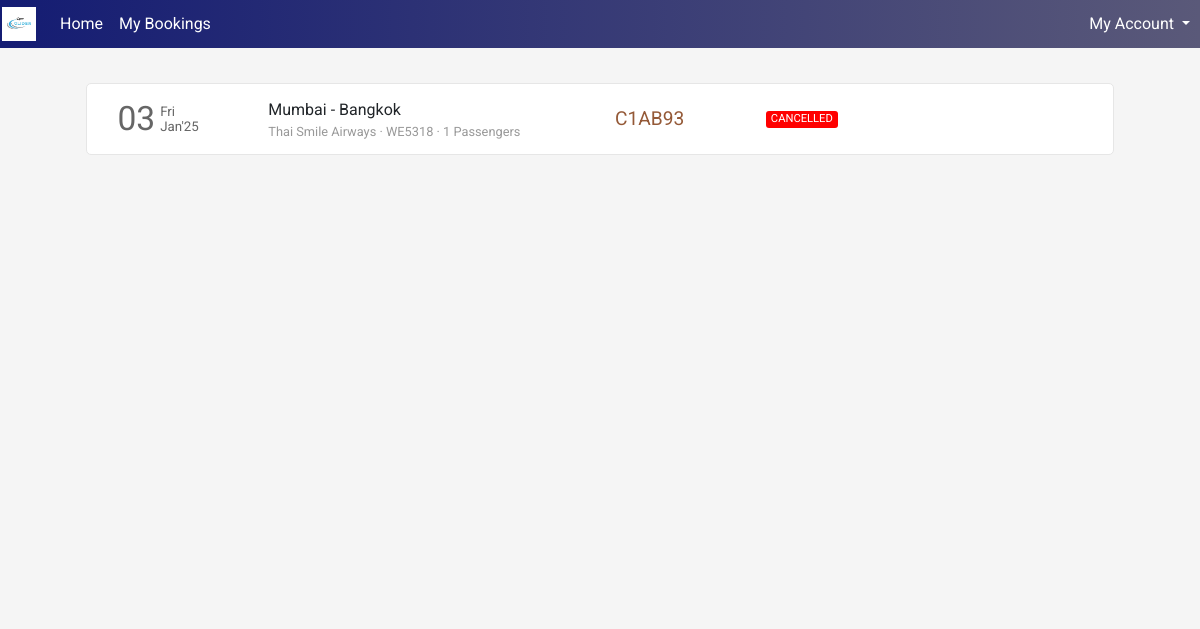
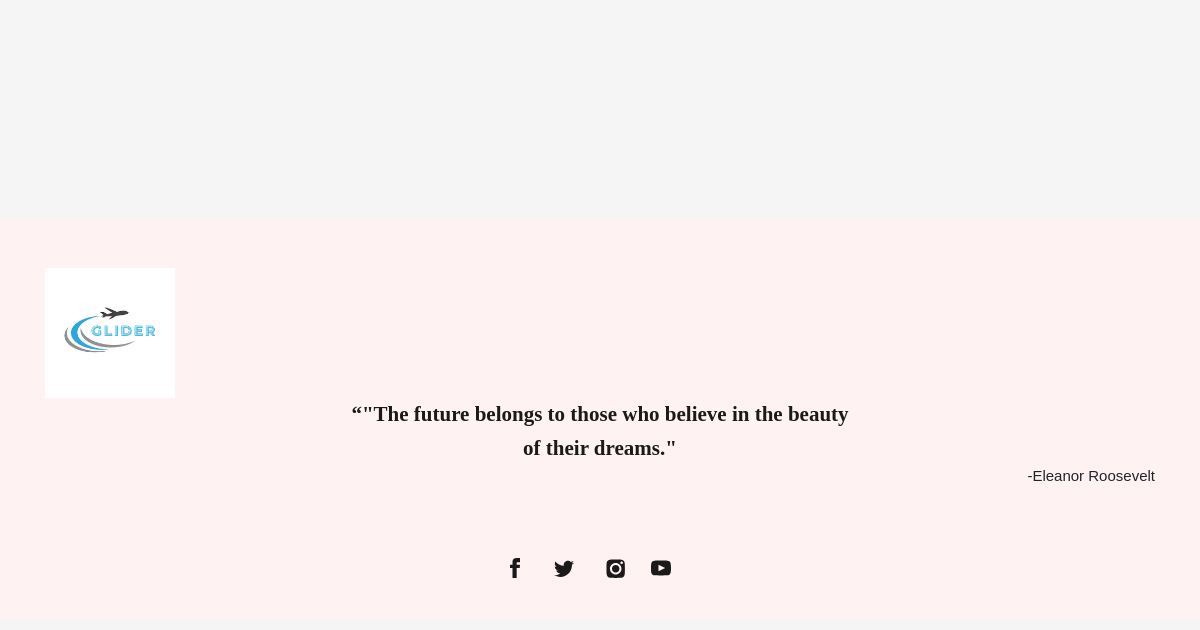
The app's page /flight/bookings (signed in), older data (2 pictures, top to bottom).
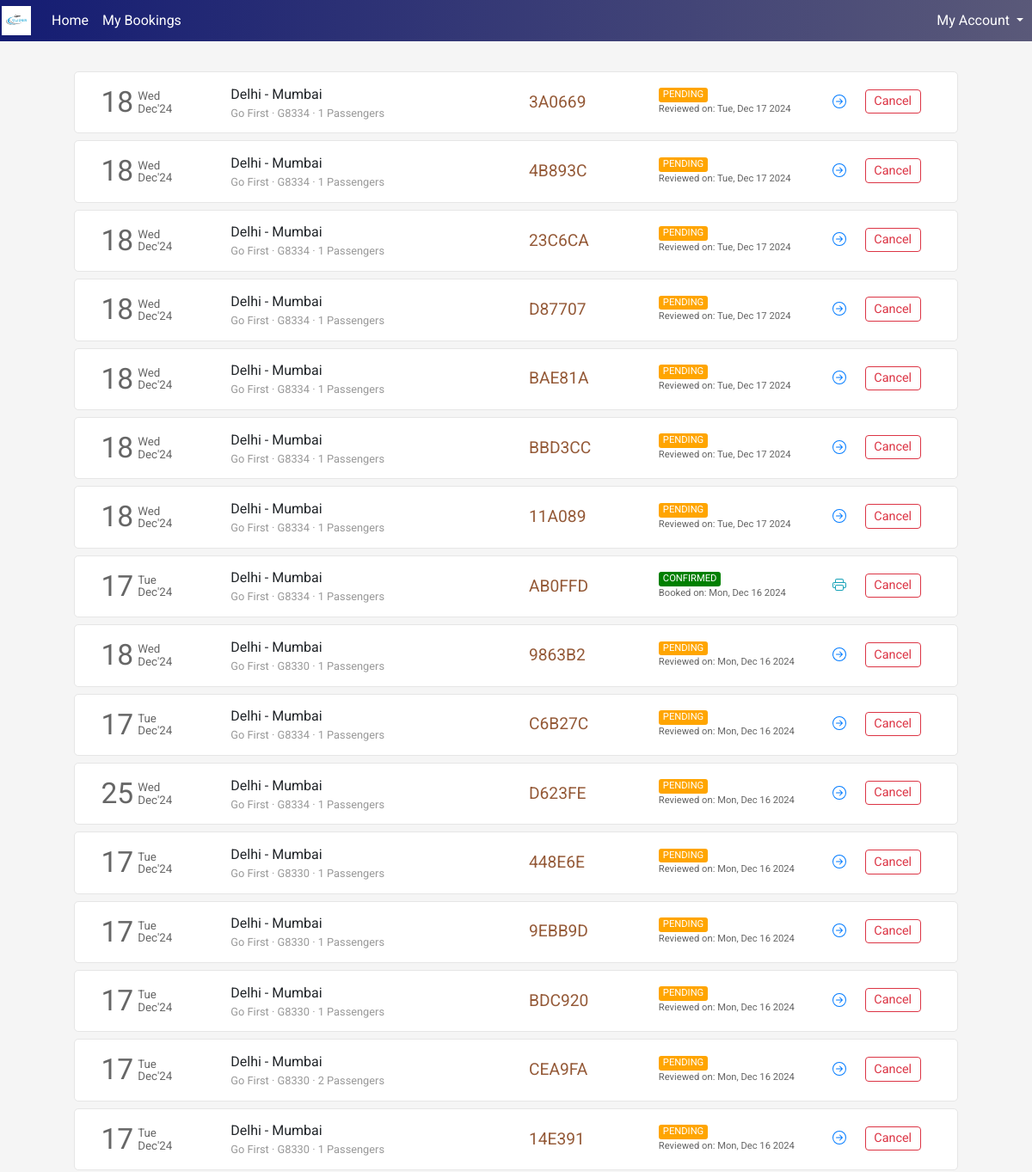
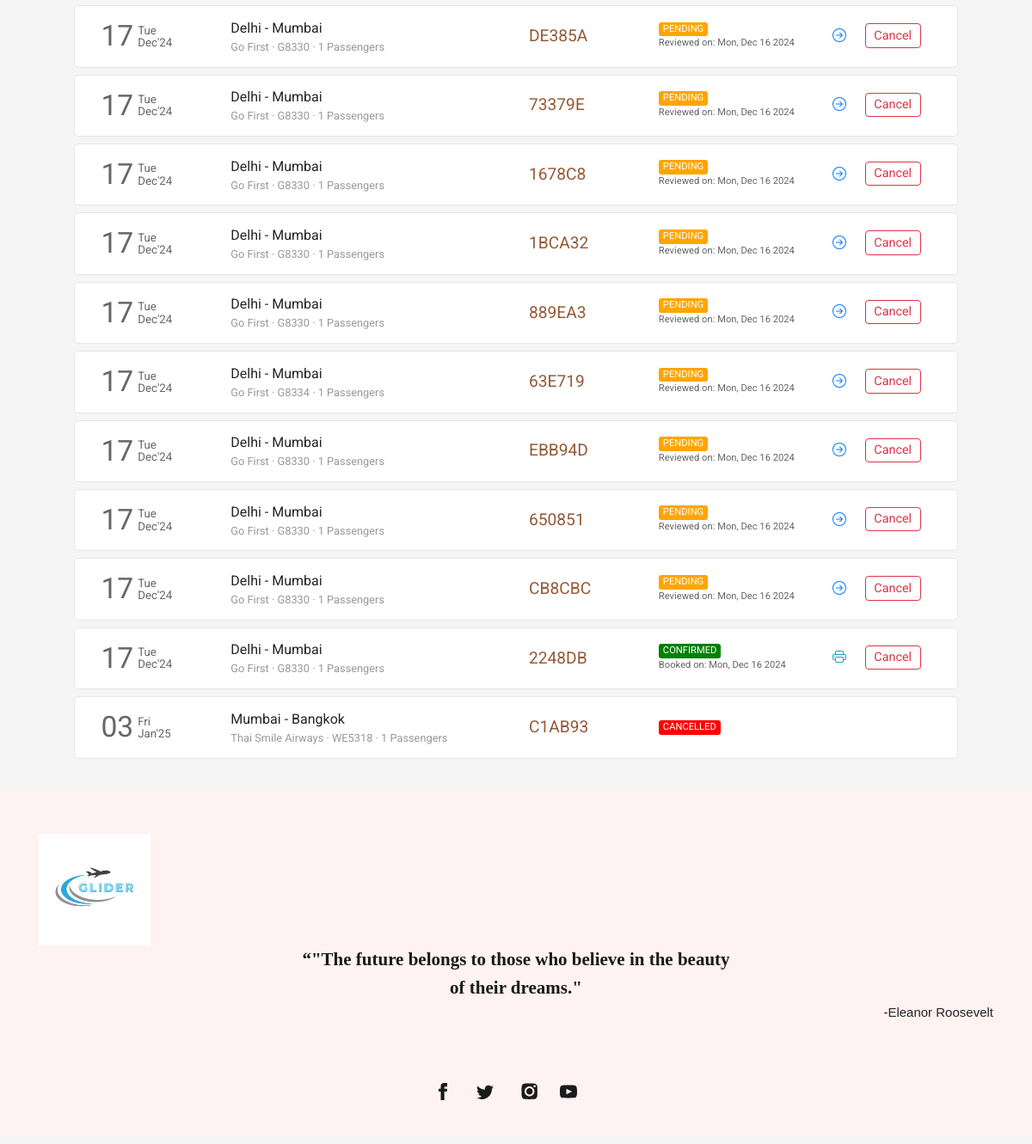
The same page, newer data (2 pictures, top to bottom).
### flight/models.py (models this page shows, shortened)
class Ticket(models.Model):
    user = models.ForeignKey(User,on_delete=models.CASCADE,related_name="bookings", blank=True, null=True)
    ref_no = models.CharField(max_length=6, unique=True)
    passengers = models.ManyToManyField(Passenger, related_name="flight_tickets")
    flight = models.ForeignKey(Flight, on_delete=models.CASCADE, related_name="tickets", blank=True, null=True)
    flight_ddate = models.DateField(blank=True, null=True)
    flight_adate = models.DateField(blank=True, null=True)
    flight_fare = models.FloatField(blank=True,null=True)
    other_charges = models.FloatField(blank=True,null=True)
    coupon_used = models.CharField(max_length=15,blank=True)
    coupon_discount = models.FloatField(default=0.0)
    total_fare = models.FloatField(blank=True, null=True)
    seat_class = models.CharField(max_length=20, choices=SEAT_CLASS)
    booking_date = models.DateTimeField(default=datetime.now)
    mobile = models.CharField(max_length=20,blank=True)
    email = models.EmailField(max_length=45, blank=True)
    status = models.CharField(max_length=45, choices=TICKET_STATUS)

class Flight(models.Model):
    origin = models.ForeignKey(Place, on_delete=models.CASCADE, related_name="departures")
    destination = models.ForeignKey(Place, on_delete=models.CASCADE, related_name="arrivals")
    depart_time = models.TimeField(auto_now=False, auto_now_add=False)
    depart_day = models.ManyToManyField(Week, related_name="flights_of_the_day")
    duration = models.DurationField(null=True)
    arrival_time = models.TimeField(auto_now=False, auto_now_add=False)
    plane = models.CharField(max_length=24)
    airline = models.CharField(max_length=64)
    economy_fare = models.FloatField(null=True)
    business_fare = models.FloatField(null=True)
    first_fare = models.FloatField(null=True)

class Place(models.Model):
    city = models.CharField(max_length=64)
    airport = models.CharField(max_length=64)
    code = models.CharField(max_length=3)
    country = models.CharField(max_length=64)

### flight/views.py (the view)
# urls.py: path('flight/bookings', views.bookings, name="bookings"),
def bookings(request):
    if request.user.is_authenticated:
        tickets = Ticket.objects.filter(user=request.user).order_by('-booking_date')
        return render(request, 'flight/bookings.html', {
            'page': 'bookings',
            'tickets': tickets
        })
    else:
        return HttpResponseRedirect(reverse('login'))

### flight/templates/flight/bookings.html (shortened to what this page needs)
{% extends 'flight/layout.html' %}
{% load static %}
{% block head %}
    <link rel="stylesheet" href="{% static 'css/bookings_style.css' %}">
{% endblock head %}
{% block body %}
    <section class="section section1">
        <div class="container">
            {% if tickets %}
                {% for ticket in tickets %}
                    <div class="row each-booking-div" id="{{ticket.ref_no}}">
                        <div class="col-2" style="display: flex;">
                            <div style="display: flex; color: #666666; margin-top: auto;">
                                <div>
                                    <span style="font-size: 2.1em;">{{ticket.flight_ddate | date:"d"}}</span>
                                </div>
                                <div style="font-size: smaller; display: flex; margin: auto 0; padding-left: 5px; line-height: 1em;">
                                    <div style="margin: auto;">
                                        <div style="margin-bottom: 1px;">{{ticket.flight_ddate | date:"D"}}</div>
                                        <div style="margin-top: 1px;">{{ticket.flight_ddate | date:"M'y"}}</div>
                                    </div>
                                </div>
                            </div>
                        </div>
                        <div class="col-4 middle-div">
                            <div style="width:100%">
                                <div class="row places-div" style=" display: flex;">
                                    <div style="max-width: 45%;">{{ticket.flight.origin.city}}</div>
                                    <div>&nbsp;-&nbsp;</div>
                                    <div style="max-width: 45%;">{{ticket.flight.destination.city}}</div>
                                </div>
                                <div class="row places-div" style="font-size: .8em; color: #999999; ">
                                    <div style="max-width: 100%;">{{ticket.flight.airline}} &middot; {{ticket.flight.plane}} &middot; {{ticket.passengers.count}} Passengers</div>
                                </div>
                            </div>
                        </div>
                        <div class="col-2 middle-div">
                            <div style="font-size: 1.2em; color: #945937;">{{ticket.ref_no}}</div>
                        </div>
                        <div class="col-2 middle-div">
                            <div>
                                <div class="row status-div">
                                    {% if ticket.status == 'CONFIRMED' %}
                                        <div class="green">{{ticket.status}}</div>
                                    {% endif %}
                                    {% if ticket.status == 'PENDING' %}
                                        <div class="orange">{{ticket.status}}</div>
                                    {% endif %}
                                    {% if ticket.status == 'CANCELLED' %}
                                        <div class="red">{{ticket.status}}</div>
                                    {% endif %}
                                </div>
                                <div class="row booking-date-div" style="font-size: .7em; color: #666;">
                                    {% if ticket.status == 'CONFIRMED' %}
                                        Booked on: {{ticket.booking_date | date:"D, M d Y"}}
                                    {% endif %}
                                    {% if ticket.status == 'PENDING' %}
                                        Reviewed on: {{ticket.booking_date | date:"D, M d Y"}}
                                    {% endif %}
                                </div>
                            </div>
                        </div>
                        <div class="col-2 last-div">
                            <div>
                                <div class="ticket-action-div">
                                    {% if ticket.status == 'CONFIRMED' %}
                                        <form action="{% url 'getticket' %}" method="get" target="_blank">
                                            <button type="submit" class="btn btn-outline-info btnp pbtn">
                                            </button>
                                        </form>
                                        <button class="btn btn-outline-danger btnp cbtn"  data-ref="{{ticket.ref_no}}" onclick="popup(this)">Cancel</button>
                                    {% endif %}
                                    {% if ticket.status == 'PENDING' %}
                                        <form action="{% url 'resumebooking' %}" method="POST">
                                            <button type="submit" class="btn btn-outline-primary btnp rbtn">
                                            </button>
                                        </form>
                                        <button type="button" class="btn btn-outline-danger btnp cbtn" data-ref="{{ticket.ref_no}}" onclick="popup(this)">Cancel</button>
                                    {% endif %}
                                </div>
                            </div>
                        </div>
                    </div>
                {% endfor %}
            {% endif %}
        </div>
    </section>
{% endblock %}

### flight/templates/flight/layout.html (shortened to what this page needs)
{% load static %}
<!DOCTYPE html>
<html lang="en">
<head>
  <link rel="stylesheet" href="https://stackpath.bootstrapcdn.com/bootstrap/4.4.1/css/bootstrap.min.css">
  <link rel="stylesheet" href="https://use.typekit.net/cav5lva.css">
  <link rel="stylesheet" href="{% static 'css/layout_style.css' %}">
  {% block head %}
  {% endblock %}
</head>
<body>
  <div class="container-fluid">
    <nav class="navbar navbar-expand-lg navbar-light">
      <a class="navbar-brand" href="{% url 'index' %}">
          <img src="{% static 'img/icon_logo.png' %}" height="34" alt="">
      </a>
      <div class="collapse navbar-collapse" id="navbarSupportedContent">
        <ul class="navbar-nav mr-auto">
          <li class="nav-item {% if not page %}active{% endif %}">
            <a class="nav-link" href="{% url 'index' %}">Home</a>
          </li>
          <li class="nav-item {% if page == 'bookings' %}active{% endif %}">
            <a class="nav-link" href="{% url 'bookings' %}">My Bookings</a>
          </li>
        </ul>
        <ul class="navbar-nav">
          {% if not user.is_authenticated %}
            <li class="nav-item">
              <button class="btn btn-outline-danger" style="border-radius: 25rem;" onclick="window.location.href = '/login';">
                <svg width="1.1em" height="1.1em" viewBox="0 1.5 16 16" class="bi bi-person-fill" fill="currentColor" xmlns="http://www.w3.org/2000/svg">
                  <path fill-rule="evenodd" d="M3 14s-1 0-1-1 1-4 6-4 6 3 6 4-1 1-1 1H3zm5-6a3 3 0 1 0 0-6 3 3 0 0 0 0 6z"/>
                </svg>
                Login
              </button>
            </li>
          {% else %}
            <li class="nav-item dropdown my-account">
              <a class="nav-link dropdown-toggle" href="#" id="navbarDropdown" role="button" data-toggle="dropdown" aria-haspopup="true" aria-expanded="false">
                My Account
              </a>
            </li>
          {% endif %}
        </ul>
      </div>
    </nav>
    <main>
      {% block body %}{% endblock %}
    </main>
    <footer>
      <div class="container">
        <div>
          <div class="logo-container">
            <img src="{% static 'img/icon_logo.png' %}">
          </div>
            <div class="quote-container">
              <div class="quote">“"The future belongs to those who believe in the beauty of their dreams."</div>
              <div class="quote-by">-Eleanor Roosevelt</div>
            </div>
          </div>
          <div class="social-links">
            <div class="social-icons">
              <a href="#" class="social-icon">
              </a>
              <a href="#" class="social-icon">
              </a>
              <a href="#" class="social-icon">
              </a>
              <a href="#" class="social-icon">
              </a>
            </div>
          </div>
        </div>
      </div>
</body>
</html>

### flight/static/css/layout_style.css (style rules this page uses)
body { margin: 0px; padding: 0px; font-family: "Rubik", sans-serif; font-weight: normal; font-style: normal; min-width: 250px; }
.container-fluid { padding-left: 0px; padding-right: 0px; }
.navbar { padding: 2px; background: linear-gradient(to right, #141c73, #5a5979); transition: background 0.2s ease-in-out; transition-duration: .2s; }
.nav-link { color: #ffffff!important; transition-duration: .2s; }
.section { background-size: cover; background-position: center; background-repeat: no-repeat; padding: 30px 50px; min-height: 100vh; }
footer { background-color: rgb(255,242,242); margin-top: 0px; padding-top: 1px; }
footer .container > div { font-family: Barlow, sans-serif; margin: 48px 0px 10px; flex-shrink: 0; max-width: 100%; overflow: hidden; }
.quote-container { text-align: right; }
.logo-container img { width: 130px; }
.quote-container .quote { font-family: utopia-std, serif; text-align: center; color: rgb(26, 26, 26); max-width: 500px; margin: auto; font-size: 21px; font-weight: 600; line-height: 1.6; }
.quote-container .quote-by { font-family: sans-serif; font-size: 15px; }
.social-icons { list-style-type: none; display: flex; margin: 0px auto; padding: 20px 0px; width: 100%; max-width: 200px; justify-content: space-evenly; }
.social-icons a { height: 44px; width: 44px; }

### flight/static/css/bookings_style.css (style rules this page uses)
* { font-family: 'Roboto', sans-serif; }
body { background-color: #f5f5f5; word-wrap: break-word; }
.container { cursor: pointer; }
.each-booking-div { width: 96%; margin: 5px auto 8px auto; transition-duration: .4s; padding: 10px 15px; background-color: #fff; border: 1px solid #e6e6e6; border-radius: 5px; }
.btnp { padding: .15rem .6rem; font-size: .9em; margin-top: 3px; margin-bottom: 5px; }
.each-booking-div > div { display: flex; overflow: auto; }
.each-booking-div > div > div { margin-top: auto; margin-bottom: auto; width: 100%; }
.green, .red, .orange { border-radius: 3px; color: white; padding-left: 5px; padding-right: 5px; font-size: .7em; }
.green { background-color: green; }
.red { background-color: red; }
.orange { background-color: orange; }
.ticket-action-div { display: flex; justify-content: space-evenly; }
.pbtn, .rbtn { border: 0; }

Row changes from the older to the newer data that the page shows:
added Ticket: flight_ddate "18", flight_ddate "Wed", flight_ddate "Dec'24", flight.origin.city "Delhi", flight.destination.city "Mumbai", flight.airline "Go First", flight.plane "G8334", passengers.count "1", ref_no "3A0669", status "PENDING", booking_date "Tue, Dec 17 2024"
added Ticket: flight_ddate "18", flight_ddate "Wed", flight_ddate "Dec'24", flight.origin.city "Delhi", flight.destination.city "Mumbai", flight.airline "Go First", flight.plane "G8334", passengers.count "1", ref_no "4B893C", status "PENDING", booking_date "Tue, Dec 17 2024"
added Ticket: flight_ddate "18", flight_ddate "Wed", flight_ddate "Dec'24", flight.origin.city "Delhi", flight.destination.city "Mumbai", flight.airline "Go First", flight.plane "G8334", passengers.count "1", ref_no "23C6CA", status "PENDING", booking_date "Tue, Dec 17 2024"
added Ticket: flight_ddate "18", flight_ddate "Wed", flight_ddate "Dec'24", flight.origin.city "Delhi", flight.destination.city "Mumbai", flight.airline "Go First", flight.plane "G8334", passengers.count "1", ref_no "D87707", status "PENDING", booking_date "Tue, Dec 17 2024"
added Ticket: flight_ddate "18", flight_ddate "Wed", flight_ddate "Dec'24", flight.origin.city "Delhi", flight.destination.city "Mumbai", flight.airline "Go First", flight.plane "G8334", passengers.count "1", ref_no "BAE81A", status "PENDING", booking_date "Tue, Dec 17 2024"
added Ticket: flight_ddate "18", flight_ddate "Wed", flight_ddate "Dec'24", flight.origin.city "Delhi", flight.destination.city "Mumbai", flight.airline "Go First", flight.plane "G8334", passengers.count "1", ref_no "BBD3CC", status "PENDING", booking_date "Tue, Dec 17 2024"
added Ticket: flight_ddate "18", flight_ddate "Wed", flight_ddate "Dec'24", flight.origin.city "Delhi", flight.destination.city "Mumbai", flight.airline "Go First", flight.plane "G8334", passengers.count "1", ref_no "11A089", status "PENDING", booking_date "Tue, Dec 17 2024"
added Ticket: flight_ddate "17", flight_ddate "Tue", flight_ddate "Dec'24", flight.origin.city "Delhi", flight.destination.city "Mumbai", flight.airline "Go First", flight.plane "G8334", passengers.count "1", ref_no "AB0FFD", status "CONFIRMED", booking_date "Mon, Dec 16 2024"
added Ticket: flight_ddate "18", flight_ddate "Wed", flight_ddate "Dec'24", flight.origin.city "Delhi", flight.destination.city "Mumbai", flight.airline "Go First", flight.plane "G8330", passengers.count "1", ref_no "9863B2", status "PENDING", booking_date "Mon, Dec 16 2024"
added Ticket: flight_ddate "17", flight_ddate "Tue", flight_ddate "Dec'24", flight.origin.city "Delhi", flight.destination.city "Mumbai", flight.airline "Go First", flight.plane "G8334", passengers.count "1", ref_no "C6B27C", status "PENDING", booking_date "Mon, Dec 16 2024"
added Ticket: flight_ddate "25", flight_ddate "Wed", flight_ddate "Dec'24", flight.origin.city "Delhi", flight.destination.city "Mumbai", flight.airline "Go First", flight.plane "G8334", passengers.count "1", ref_no "D623FE", status "PENDING", booking_date "Mon, Dec 16 2024"
added Ticket: flight_ddate "17", flight_ddate "Tue", flight_ddate "Dec'24", flight.origin.city "Delhi", flight.destination.city "Mumbai", flight.airline "Go First", flight.plane "G8330", passengers.count "1", ref_no "448E6E", status "PENDING", booking_date "Mon, Dec 16 2024"
added Ticket: flight_ddate "17", flight_ddate "Tue", flight_ddate "Dec'24", flight.origin.city "Delhi", flight.destination.city "Mumbai", flight.airline "Go First", flight.plane "G8330", passengers.count "1", ref_no "9EBB9D", status "PENDING", booking_date "Mon, Dec 16 2024"
added Ticket: flight_ddate "17", flight_ddate "Tue", flight_ddate "Dec'24", flight.origin.city "Delhi", flight.destination.city "Mumbai", flight.airline "Go First", flight.plane "G8330", passengers.count "1", ref_no "BDC920", status "PENDING", booking_date "Mon, Dec 16 2024"
added Ticket: flight_ddate "17", flight_ddate "Tue", flight_ddate "Dec'24", flight.origin.city "Delhi", flight.destination.city "Mumbai", flight.airline "Go First", flight.plane "G8330", passengers.count "2", ref_no "CEA9FA", status "PENDING", booking_date "Mon, Dec 16 2024"
added Ticket: flight_ddate "17", flight_ddate "Tue", flight_ddate "Dec'24", flight.origin.city "Delhi", flight.destination.city "Mumbai", flight.airline "Go First", flight.plane "G8330", passengers.count "1", ref_no "14E391", status "PENDING", booking_date "Mon, Dec 16 2024"
added Ticket: flight_ddate "17", flight_ddate "Tue", flight_ddate "Dec'24", flight.origin.city "Delhi", flight.destination.city "Mumbai", flight.airline "Go First", flight.plane "G8330", passengers.count "1", ref_no "DE385A", status "PENDING", booking_date "Mon, Dec 16 2024"
added Ticket: flight_ddate "17", flight_ddate "Tue", flight_ddate "Dec'24", flight.origin.city "Delhi", flight.destination.city "Mumbai", flight.airline "Go First", flight.plane "G8330", passengers.count "1", ref_no "73379E", status "PENDING", booking_date "Mon, Dec 16 2024"
added Ticket: flight_ddate "17", flight_ddate "Tue", flight_ddate "Dec'24", flight.origin.city "Delhi", flight.destination.city "Mumbai", flight.airline "Go First", flight.plane "G8330", passengers.count "1", ref_no "1678C8", status "PENDING", booking_date "Mon, Dec 16 2024"
added Ticket: flight_ddate "17", flight_ddate "Tue", flight_ddate "Dec'24", flight.origin.city "Delhi", flight.destination.city "Mumbai", flight.airline "Go First", flight.plane "G8330", passengers.count "1", ref_no "1BCA32", status "PENDING", booking_date "Mon, Dec 16 2024"
added Ticket: flight_ddate "17", flight_ddate "Tue", flight_ddate "Dec'24", flight.origin.city "Delhi", flight.destination.city "Mumbai", flight.airline "Go First", flight.plane "G8330", passengers.count "1", ref_no "889EA3", status "PENDING", booking_date "Mon, Dec 16 2024"
added Ticket: flight_ddate "17", flight_ddate "Tue", flight_ddate "Dec'24", flight.origin.city "Delhi", flight.destination.city "Mumbai", flight.airline "Go First", flight.plane "G8334", passengers.count "1", ref_no "63E719", status "PENDING", booking_date "Mon, Dec 16 2024"
added Ticket: flight_ddate "17", flight_ddate "Tue", flight_ddate "Dec'24", flight.origin.city "Delhi", flight.destination.city "Mumbai", flight.airline "Go First", flight.plane "G8330", passengers.count "1", ref_no "EBB94D", status "PENDING", booking_date "Mon, Dec 16 2024"
added Ticket: flight_ddate "17", flight_ddate "Tue", flight_ddate "Dec'24", flight.origin.city "Delhi", flight.destination.city "Mumbai", flight.airline "Go First", flight.plane "G8330", passengers.count "1", ref_no "650851", status "PENDING", booking_date "Mon, Dec 16 2024"
added Ticket: flight_ddate "17", flight_ddate "Tue", flight_ddate "Dec'24", flight.origin.city "Delhi", flight.destination.city "Mumbai", flight.airline "Go First", flight.plane "G8330", passengers.count "1", ref_no "CB8CBC", status "PENDING", booking_date "Mon, Dec 16 2024"
added Ticket: flight_ddate "17", flight_ddate "Tue", flight_ddate "Dec'24", flight.origin.city "Delhi", flight.destination.city "Mumbai", flight.airline "Go First", flight.plane "G8330", passengers.count "1", ref_no "2248DB", status "CONFIRMED", booking_date "Mon, Dec 16 2024"
